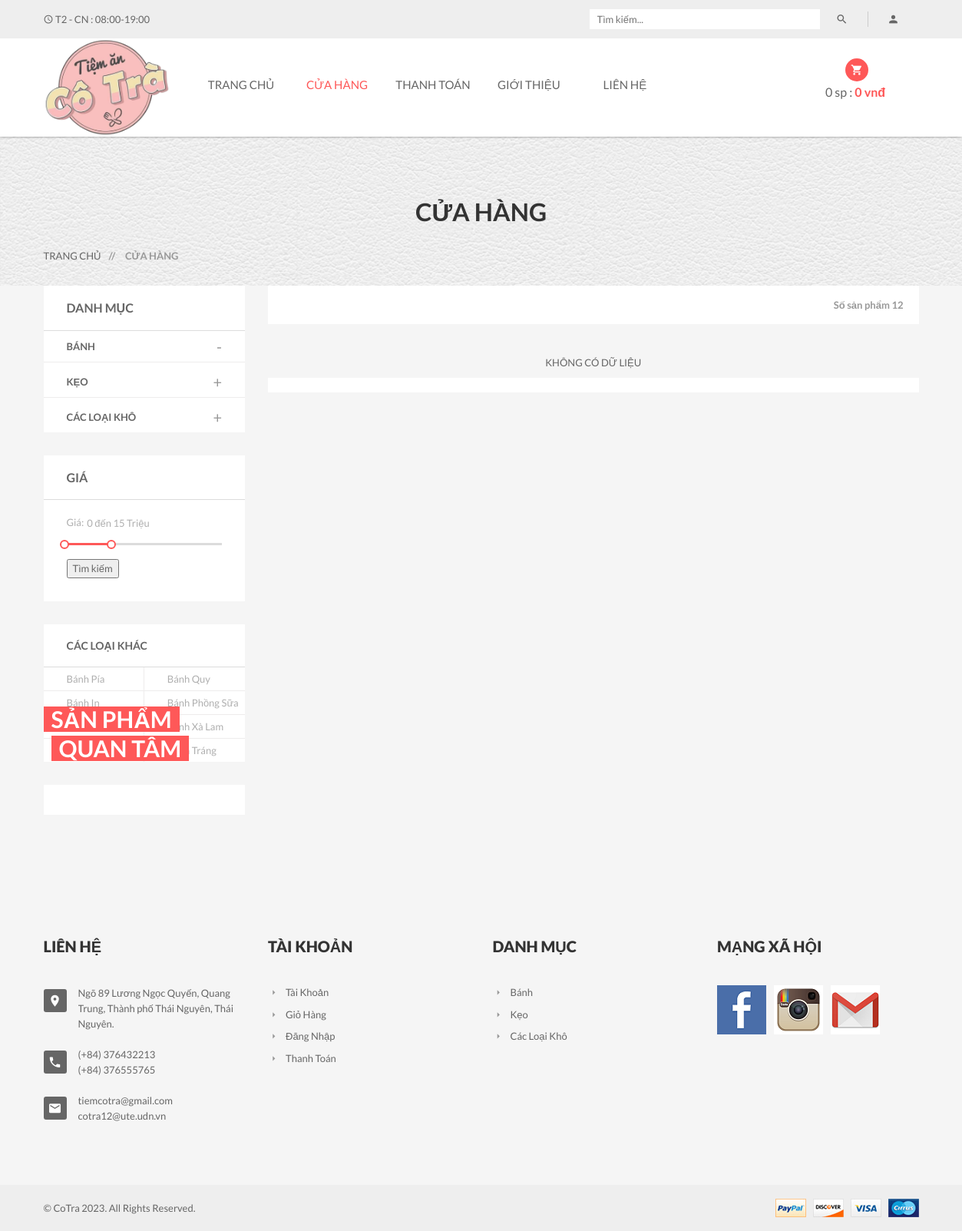
Page /?act=shop&sp=2 on the committed database.
### tables this page shows
CREATE TABLE `category` (
  `CategoryID` int(11) NOT NULL,
  `CategoryName` varchar(255) DEFAULT NULL
);

CREATE TABLE `typeproduct` (
  `TypeproductID` int(11) NOT NULL,
  `TypeproductName` varchar(70) NOT NULL,
  `TypeImage` varchar(200) NOT NULL,
  `TypeDetail` varchar(200) NOT NULL,
  `CategoryID` int(11) NOT NULL
);

### Controllers/ShopController.php (called while the page is built, shortened)
<?php
require_once "Models/shop.php";
class ShopController
{
    var $shop_model;
    public function __construct()
    {
        $this->shop_model = new Shop();
    }
    function list()
    {
        $data_danhmuc = $this->shop_model->danhmuc();
        $data_loaisp = $this->shop_model->loaisp(0, 8);
        $data_chitietDM = array();
        for ($i = 1; $i <= count($data_danhmuc); $i++) {
            $data_chitietDM[$i] = $this->shop_model->chitietdanhmuc($i);
        }
        if (isset($_GET['sp']) and isset($_GET['loai'])) {
            $data_loai = $this->shop_model->chitiet_loai($_GET['loai'], $_GET['sp']);
            if ($data_loai != null) {
                $data = $this->shop_model->chitiet($data_loai[0]['TypeproductID '], $_GET['sp']);
                $data_noibat = $this->shop_model->sanpham_noibat();
                $data_count = $this->shop_model->count_sp_ctdm($_GET['sp'], $data_loai[0]['TypeproductID ']);
                $data_tong = $data_count['tong'];
            }
        } else {
            if (isset($_GET['sp'])) {
                $data_noibat = $this->shop_model->sanpham_noibat();
            }
        }
        include_once 'Views/index.php';
    }
}

### Models/connection.php (called while the page is built, shortened)
<?php
class connection
{
    function __construct()
    {
        $severname ="localhost";
        $username ="root";
        $password ="";
        $db_name ="QL_Tiem_banh";
        $this->conn = new mysqli($severname, $username, $password, $db_name);
    }
}
?>

### Models/model.php (called while the page is built, shortened)
<?php
require_once "connection.php";
class model
{
    function __construct()
    {
        $conn_obj = new connection();
        $this->conn = $conn_obj->conn;
    }
    function danhmuc()
    {
        $query =  "SELECT * from category ";
        include "result.php";
        return $data;
    }
    function chitietdanhmuc($id)
    {
        $query =  "SELECT d.categoryName as Ten, l.* FROM category as d, typeproduct as l WHERE d.categoryId = l.typeproductId and d.categoryId = $id";
        include "result.php";
        return $data;
    }
    function sanpham_danhmuc($a, $b, $danhmuc)
    {
        $query =   "SELECT * from product WHERE productStatus = 1  and CategoryID = $danhmuc ORDER BY time DESC limit $a,$b";
        include "result.php";
        return $data;
    }
}

### Admin/MVC/Models/result.php (called while the page is built)
<?php
$result = $this->conn->query($query);
$data = array();
while ($row = $result->fetch_assoc()) {
    $data[] = $row;
}
?>

### Models/shop.php (called while the page is built, shortened)
<?php
require_once "model.php";
class Shop extends Model
{
    function loaisp($a,$b)
    {
        $query = "SELECT * FROM typeproduct WHERE   CategoryID  = 1 LIMIT $a, $b";
        include "result.php";
        return $data;
    }
    function sanpham_noibat()
    {
        $query = "SELECT * FROM product WHERE productId = (SELECT productId sp FROM BillDetail GROUP BY productId ORDER BY COUNT(productId) DESC LIMIT 1)";
        return $this->conn->query($query)->fetch_assoc();
    }
}

### Views/shop/category.php (the view, shortened to what this page needs)
<div class="sidebar left-sidebar">
    <div class="s-side-text">
        <div class="sidebar-title clearfix">
            <h4 class="floatleft">Danh mục</h4>
        </div>
        <div class="categories left-right-p">
            <ul id="accordion" class="panel-group clearfix">
                <?php    $i = 1; foreach ($data_chitietDM as $row) { ?>
                <li class="panel">
                    <div data-toggle="collapse" data-parent="#accordion" data-target="#collapse<?=$i?>">
                        <div class="medium-a">
                            <b><?= $data_danhmuc[$i-1]['CategoryName'] ?></b>
                        </div>
                    </div>
                </li>
                <?php $i++;
             } ?>
            </ul>
        </div>
    </div>
    <div class="s-side-text">
        <div class="sidebar-title">
            <h4>Giá</h4>
        </div>
        <div class="range-slider clearfix">
            <form action="index.php?act=shop" method="post">
                <label><span>Giá: </span> <input type="text" id="amount" readonly /></label>
                <div id="slider-range"></div></br>
                <button type="submit">Tìm kiếm</button>
            </form>
        </div>
    </div>
    <div class="s-side-text">
        <div class="sidebar-title clearfix">
            <h5 class="floatleft">Các loại khác</h5>
        </div>
        <div class="brands-select clearfix">
            <ul>
                <li>
                    <?php for($i=0;$i<4;$i++) {?>
                    <a
                        href="?act=shop&sp=1&loai=<?=$data_loaisp[$i]['TypeproductName']?>"><?=$data_loaisp[$i]['TypeproductName']?></a>
                    <?php } ?>
                </li>
                <li>
                    <?php for($i=4;$i<8;$i++) { ?>
                    <a
                        href="?act=shop&sp=1&loai=<?=$data_loaisp[$i]['TypeproductName']?>"><?=$data_loaisp[$i]['TypeproductName']?></a>
                    <?php  }?>
                </li>
            </ul>
        </div>
    </div>
    <div class="s-side-text">
        <div class="banner clearfix">
            <a href="?act=detail&id=<?=$data_noibat['ProductID']?>"><img
                    src="./public/<?=$data_noibat['ProductImage1']?>" alt="" /></a>
            <div class="banner-text">
                <h2>Sản phẩm</h2> <br />
                <h2 class="banner-brand">Quan tâm</h2>
            </div>
        </div>
    </div>
</div>

### Views/header_footer/footer.php
<footer class="footer-two">
    <div class="footer-top section-padding">
        <div class="footer-dsc">
            <div class="container">
                <div class="row">
                    <div class="col-xs-12 col-sm-6 col-md-3">
                        <div class="single-text">
                            <div class="footer-title">
                                <h4>Liên hệ</h4>
                            </div>
                            <div class="footer-text">
                                <ul>
                                    <li>
                                        <i class="mdi mdi-map-marker"></i>
                                        <p>Ngõ 89 Lương Ngọc Quyến, Quang Trung, Thành phố Thái Nguyên, Thái Nguyên.</p>
                                    </li>
                                    <li>
                                        <i class="mdi mdi-phone"></i>
                                        <p>(+84) 376432213</p>
                                        <p>(+84) 376555765</p>
                                    </li>
                                    <li>
                                        <i class="mdi mdi-email"></i>
                                        <p>tiemcotra@gmail.com</p>
                                        <p>cotra12@ute.udn.vn</p>
                                    </li>
                                </ul>
                            </div>
                        </div>
                    </div>
                    <div class="col-xs-6 col-sm-3 col-md-3 wide-mobile">
                        <div class="single-text">
                            <div class="footer-title">
                                <h4>Tài khoản</h4>
                            </div>
                            <div class="footer-menu">
                                <ul>
                                    <li><a href="?act=taikhoan&xuli=account"><i class="mdi mdi-menu-right"></i>Tài
                                            khoản</a></li>
                                    <li><a href="?act=cart"><i class="mdi mdi-menu-right"></i>Giỏ Hàng</a></li>
                                    <li><a href="?act=taikhoan"><i class="mdi mdi-menu-right"></i>Đăng Nhập</a></li>
                                    <li><a href="?act=checkout"><i class="mdi mdi-menu-right"></i>Thanh Toán</a></li>
                                </ul>
                            </div>
                        </div>
                    </div>
                    <div class="col-xs-6 col-sm-3 col-md-3 wide-mobile">
                        <div class="single-text">
                            <div class="footer-title">
                                <h4>Danh mục</h4>
                            </div>
                            <div class="footer-menu">
                                <ul>
                                    <?php foreach ($data_danhmuc as $row) { ?>
                                    <li><a href="?act=shop&sp=<?php echo $row['CategoryID']?>"><i
                                                class="mdi mdi-menu-right"></i><?php echo $row['CategoryName']?></a>
                                    </li>
                                    <?php  } ?>
                                </ul>
                            </div>
                        </div>
                    </div>
                    <div class="col-xs-12 col-sm-12 col-md-3 r-margin-top wide-mobile">
                        <div class="single-text">
                            <div class="footer-title">
                                <h4>Mạng xã hội</h4>
                            </div>
                            <div class="clearfix instagram">
                                <ul>
                                    <li><a href="#"><img src="public/img/footer/in1.png" alt="Instagram" /></a></li>
                                    <li><a href="#"><img src="public/img/footer/in2.png" alt="Instagram" /></a></li>
                                    <li><a href="#"><img src="public/img/footer/in3.png" alt="Instagram" /></a></li>
                                </ul>
                            </div>
                        </div>
                    </div>
                </div>
            </div>
        </div>
    </div>
    <div class="footer-bottom">
        <div class="container">
            <div class="row">
                <div class="col-xs-12 col-sm-6">
                    <p>&copy; CoTra 2023. All Rights Reserved.</p>
                </div>
                <div class="col-xs-12 col-sm-6 text-right">
                    <a href="https://www.nganluong.vn/vn/home.html" target="_blank"><img
                            src="public/img/footer/payment.png" alt="" /></a>
                </div>
            </div>
        </div>
    </div>
</footer>

### rows in the picture
category: CategoryName "BÁNH", CategoryName "Bánh"
category: CategoryName "KẸO", CategoryName "Kẹo"
category: CategoryName "CÁC LOẠI KHÔ", CategoryName "Các Loại Khô"
typeproduct: TypeproductName "Bánh Pía"
typeproduct: TypeproductName "Bánh In"
typeproduct: TypeproductName "Bánh Quy"
typeproduct: TypeproductName "Bánh Phồng Sữa"
typeproduct: TypeproductName "Bánh Xà Lam"
typeproduct: TypeproductName "Bánh Tráng"

### other values in the picture
$soluong "0"
$thanhtien "0"
$data_tong "12"
